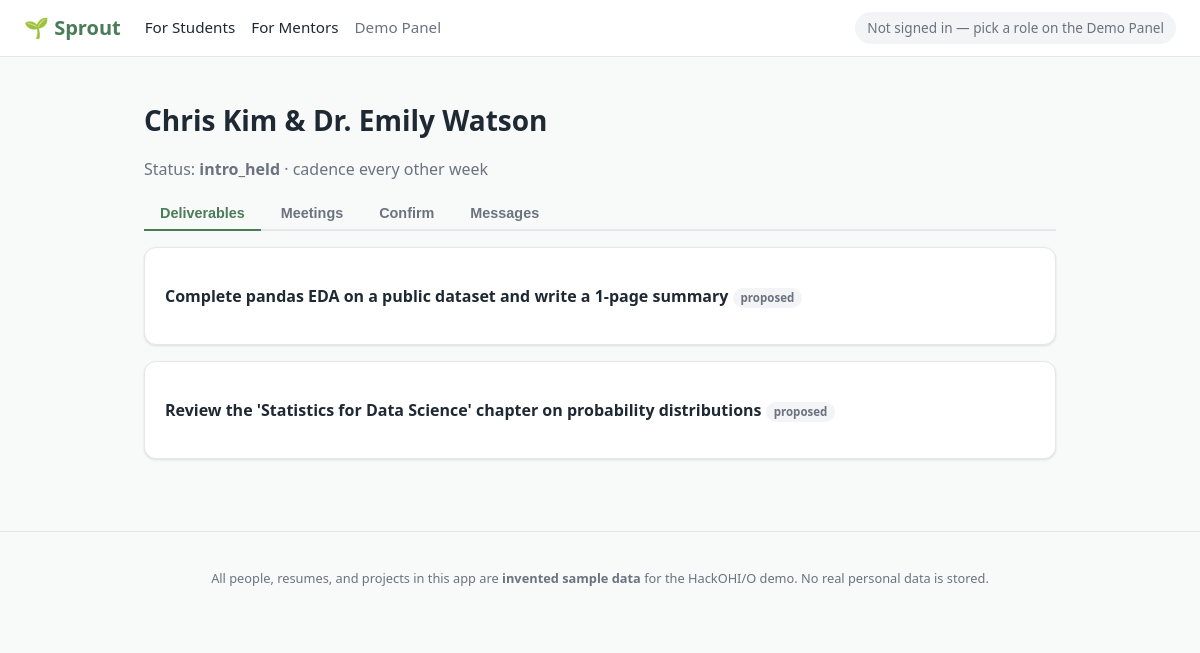
Page /mentorship/2 on the committed database.
### app/db/models.py (models this page shows)
class Base(DeclarativeBase):
    pass

class User(Base):
    __tablename__ = "user"
    id: Mapped[int] = mapped_column(primary_key=True)
    role: Mapped[str] = mapped_column(String, nullable=False)
    name: Mapped[str] = mapped_column(String, nullable=False)
    headshot_url: Mapped[str] = mapped_column(String, default="")
    bio_short: Mapped[str] = mapped_column(String, default="")
    major: Mapped[str | None] = mapped_column(String, nullable=True)
    year: Mapped[str | None] = mapped_column(String, nullable=True)
    mentor_type: Mapped[str | None] = mapped_column(String, nullable=True)
    title: Mapped[str | None] = mapped_column(String, nullable=True)
    org: Mapped[str | None] = mapped_column(String, nullable=True)
    is_sample: Mapped[bool] = mapped_column(default=True)

class Mentorship(Base):
    __tablename__ = "mentorship"
    id: Mapped[int] = mapped_column(primary_key=True)
    mentor_id: Mapped[int] = mapped_column(ForeignKey("user.id"), nullable=False)
    student_id: Mapped[int] = mapped_column(ForeignKey("user.id"), nullable=False)
    request_id: Mapped[int] = mapped_column(
        ForeignKey("studentrequest.id"), nullable=False
    )
    status: Mapped[str] = mapped_column(String, default="requested")
    note_from_student: Mapped[str] = mapped_column(String, default="")
    cadence: Mapped[str] = mapped_column(String, default="weekly")
    duration_weeks: Mapped[int | None] = mapped_column(nullable=True)
    mentor_decision: Mapped[str] = mapped_column(String, default="pending")
    student_decision: Mapped[str] = mapped_column(String, default="pending")
    started_at: Mapped[datetime | None] = mapped_column(nullable=True)
    completed_at: Mapped[datetime | None] = mapped_column(nullable=True)

class Deliverable(Base):
    __tablename__ = "deliverable"
    id: Mapped[int] = mapped_column(primary_key=True)
    mentorship_id: Mapped[int] = mapped_column(
        ForeignKey("mentorship.id"), nullable=False
    )
    text: Mapped[str] = mapped_column(String, nullable=False)
    mentor_annotation: Mapped[str] = mapped_column(String, default="")
    status: Mapped[str] = mapped_column(String, default="proposed")
    due_meeting: Mapped[int | None] = mapped_column(nullable=True)

### app/routers/pages.py (the view)
@router.get("/mentorship/{mentorship_id}")
def mentorship_workspace(
    mentorship_id: int, request: Request, db: Session = Depends(get_session)
):
    ctx = _load_workspace(db, mentorship_id)
    if ctx is None:
        return RedirectResponse(url="/", status_code=303)
    ctx["request"] = request
    ctx["current"] = current_user(request, db)
    return render("mentorship/workspace.html", ctx)

### app/templates/mentorship/workspace.html (shortened to what this page needs)
{% extends "base.html" %}
{% block content %}
{% set is_mentor = current and current.id == ms.mentor_id %}
{% set is_student = current and current.id == ms.student_id %}
<h1>{{ student.name }} &amp; {{ mentor.name }}</h1>
<p class="muted">Status: <strong>{{ ms.status }}</strong>
  · cadence {{ ms.cadence|replace("_"," ") }}</p>
<div class="tabs">
  <button class="tab active" data-tab="deliverables">Deliverables</button>
  <button class="tab" data-tab="meetings">Meetings</button>
  <button class="tab" data-tab="confirm">Confirm</button>
  <button class="tab" data-tab="messages">Messages</button>
</div>
<div class="tab-panel active" id="panel-deliverables">
  {% for d in deliverables %}
    <div class="card">
      <p><strong>{{ d.text }}</strong> <span class="status-chip status-{{ d.status }}">{{ d.status }}</span></p>
    </div>
  {% endfor %}
</div>
{% endblock %}

### app/static/styles.css (style rules this page uses)
:root { --green: #4a7c59; --green-dark: #3a6147; --green-light: #e8f1ea; --blue: #2563eb; --purple: #7c3aed; --yellow: #d4a017; --ink: #1f2933; --muted: #6b7280; --line: #e5e7eb; --bg: #ffffff; --bg-soft: #f8faf9; --danger: #c0392b; --radius: 12px; --shadow: 0 1px 3px rgba(0,0,0,.08), 0 1px 2px rgba(0,0,0,.04); }
* { box-sizing: border-box; }
body { margin: 0; font-family: system-ui, -apple-system, "Segoe UI", Roboto, Helvetica, Arial, sans-serif; color: var(--ink); background: var(--bg-soft); line-height: 1.5; }
h1 { font-size: 1.75rem; margin-bottom: .25rem; }
.muted { color: var(--muted); }
.card { background: var(--bg); border: 1px solid var(--line); border-radius: var(--radius); box-shadow: var(--shadow); padding: 1.25rem; margin-bottom: 1rem; }
.tabs { display: flex; gap: .25rem; border-bottom: 2px solid var(--line); margin-bottom: 1rem; }
.tab { padding: .5rem 1rem; cursor: pointer; border: none; background: none; font-size: .9rem; font-weight: 600; color: var(--muted); border-bottom: 2px solid transparent; margin-bottom: -2px; }
.tab.active { color: var(--green); border-bottom-color: var(--green); }
.tab-panel { display: none; }
.tab-panel.active { display: block; }
.status-chip { font-size: .72rem; padding: .15rem .5rem; border-radius: 999px; font-weight: 600; }
.status-proposed { background: #f3f4f6; color: var(--muted); }

### rows in the picture
User: name "Chris Kim"
User: name "Dr. Emily Watson"
Mentorship: status "intro_held", cadence "every other week"
Deliverable: text "Complete pandas EDA on a public dataset and write a 1-page summary", status "proposed"
Deliverable: text "Review the 'Statistics for Data Science' chapter on probability distributions", status "proposed"
